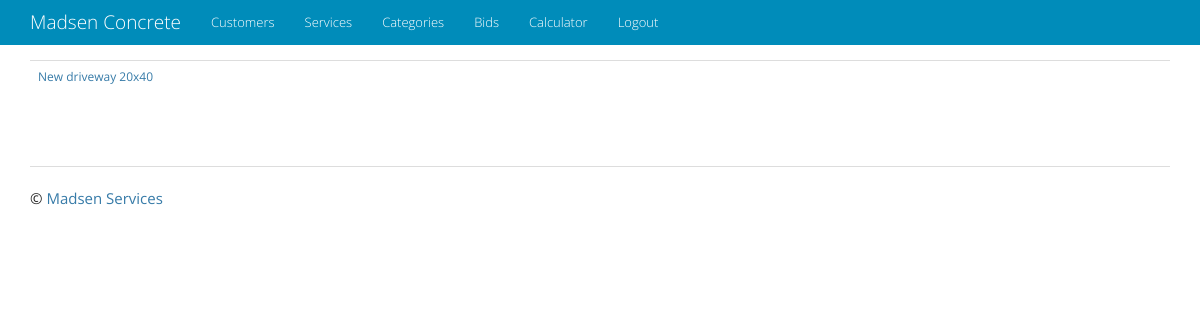
Page /bid/ on the earlier database version.
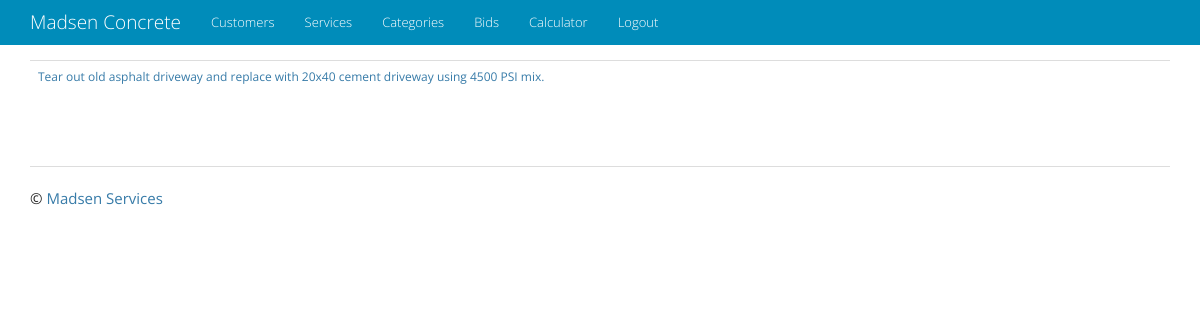
Same page on the later database version.
### bid/models.py (models this page shows, shortened)
class Bid(models.Model):
    description = models.CharField(max_length=2000)
    notes = models.CharField(max_length=2000, blank=True)
    timestamp = models.DateTimeField(auto_now_add=True)
    customer = models.ForeignKey('customer.Customer', on_delete=models.CASCADE)
    address = models.ForeignKey('address.Address')
    scheduled_bid_date = models.DateTimeField(null=True, blank=True)
    tentative_start = models.DateField(null=True, blank=True)
    actual_start = models.DateField(null=True, blank=True)
    completion_date = models.DateField(null=True, blank=True)
    down_payment_amount = models.FloatField(default=0)
    down_payment_date = models.DateField(null=True, blank=True)
    final_payment_amount = models.FloatField(default=0)
    final_payment_date = models.DateField(null=True, blank=True)
    status = models.CharField(max_length=2000, choices=BID_STATUS, default='Needs Bid')
    class Meta:
        verbose_name_plural = 'Bids'
    def __str__(self):
        return self.description

### bid/views.py (the view)
class BidList(ListView):
    model = Bid

### templates/bid/bid_list.html
{% extends "base.html" %}
{% block content %}
<table class="table">
    {% for object in object_list %}
    <tr><td><a href="{% url 'bid_app:bid_update' pk=object.id %}">{{ object }}</a></td></tr>
    {% endfor %}
</table>
{% endblock content %}

Differences in the rows shown:
changed Bid: description "New driveway 20x40" → "Tear out old asphalt driveway and replace with 20x40 cement driveway using 4500 PSI mix."
